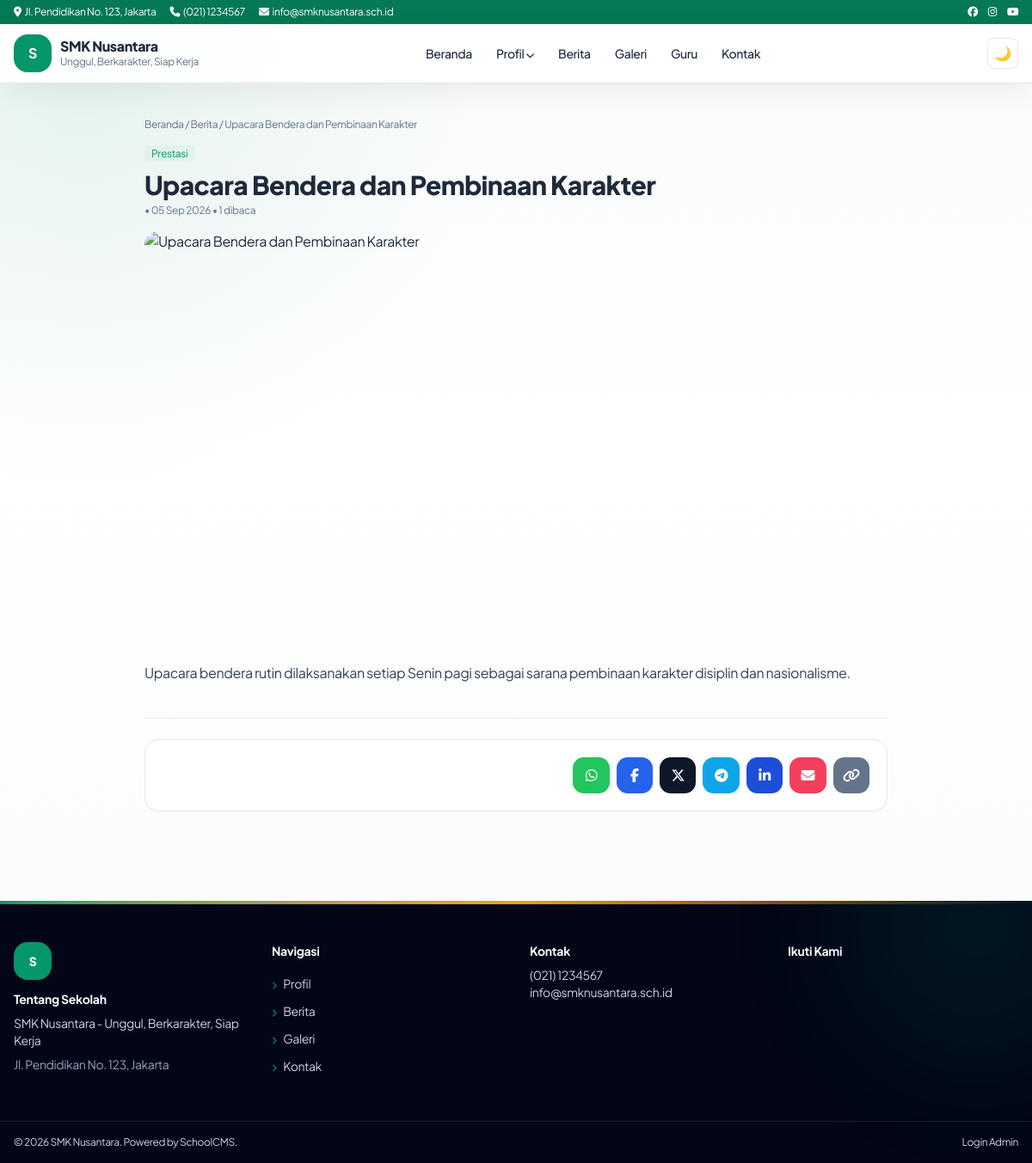
Page /berita/upacara-bendera on the committed database.
### tables this page shows
CREATE TABLE IF NOT EXISTS settings (
  id INT UNSIGNED AUTO_INCREMENT PRIMARY KEY,
  `key` VARCHAR(100) NOT NULL UNIQUE,
  `value` TEXT DEFAULT NULL,
  updated_at TIMESTAMP DEFAULT CURRENT_TIMESTAMP ON UPDATE CURRENT_TIMESTAMP
);

CREATE TABLE IF NOT EXISTS menu_items (
  id INT UNSIGNED AUTO_INCREMENT PRIMARY KEY,
  menu_id INT UNSIGNED NOT NULL,
  parent_id INT UNSIGNED DEFAULT NULL,
  label VARCHAR(150) NOT NULL,
  url VARCHAR(500) NOT NULL,
  target VARCHAR(20) DEFAULT '_self',
  sort_order INT DEFAULT 0,
  is_active TINYINT(1) DEFAULT 1,
  kind VARCHAR(20) NOT NULL DEFAULT 'link',
  mega_id INT UNSIGNED DEFAULT NULL,
  INDEX idx_menu_parent (menu_id, parent_id, sort_order),
  CONSTRAINT fk_mi_menu FOREIGN KEY (menu_id) REFERENCES menus(id) ON DELETE CASCADE,
  CONSTRAINT fk_mi_parent FOREIGN KEY (parent_id) REFERENCES menu_items(id) ON DELETE CASCADE
);

CREATE TABLE IF NOT EXISTS posts (
  id INT UNSIGNED AUTO_INCREMENT PRIMARY KEY,
  category_id INT UNSIGNED DEFAULT NULL,
  title VARCHAR(255) NOT NULL,
  slug VARCHAR(255) NOT NULL UNIQUE,
  excerpt VARCHAR(500) DEFAULT NULL,
  content MEDIUMTEXT DEFAULT NULL,
  featured_image VARCHAR(255) DEFAULT NULL,
  status ENUM('draft','published') DEFAULT 'draft',
  author_id INT UNSIGNED DEFAULT NULL,
  views INT UNSIGNED DEFAULT 0,
  published_at DATETIME DEFAULT NULL,
  created_at TIMESTAMP DEFAULT CURRENT_TIMESTAMP,
  updated_at TIMESTAMP DEFAULT CURRENT_TIMESTAMP ON UPDATE CURRENT_TIMESTAMP,
  deleted_at DATETIME DEFAULT NULL,
  INDEX idx_slug (slug),
  INDEX idx_status_date (status, published_at),
  CONSTRAINT fk_posts_cat FOREIGN KEY (category_id) REFERENCES categories(id) ON DELETE SET NULL,
  CONSTRAINT fk_posts_author FOREIGN KEY (author_id) REFERENCES users(id) ON DELETE SET NULL
);

CREATE TABLE IF NOT EXISTS categories (
  id INT UNSIGNED AUTO_INCREMENT PRIMARY KEY,
  name VARCHAR(150) NOT NULL,
  slug VARCHAR(180) NOT NULL UNIQUE,
  description VARCHAR(500) DEFAULT NULL,
  grid_style VARCHAR(30) NOT NULL DEFAULT 'cards-3',
  created_at TIMESTAMP DEFAULT CURRENT_TIMESTAMP,
  updated_at TIMESTAMP DEFAULT CURRENT_TIMESTAMP ON UPDATE CURRENT_TIMESTAMP,
  INDEX idx_slug (slug)
);

### core/Router.php (called while the page is built, shortened)
<?php
final class Router {
 public static function dispatch(): void {
  require ROOT . '/pages/router.php';
 }
}

### index.php (called while the page is built, shortened)
<?php
require __DIR__ . '/config/database.php';
Router::dispatch();

### core/Database.php (called while the page is built, shortened)
<?php
final class Database {
    private static ?PDO $pdo = null;
    public static function conn(): PDO {
        if (self::$pdo) return self::$pdo;
        $c = require dirname(__DIR__) . '/config/database.php';
        $dsn = "mysql:host={$c['host']};dbname={$c['name']};charset={$c['charset']}";
        self::$pdo = new PDO($dsn, $c['user'], $c['pass'], [
            PDO::ATTR_ERRMODE => PDO::ERRMODE_EXCEPTION,
            PDO::ATTR_DEFAULT_FETCH_MODE => PDO::FETCH_ASSOC,
            PDO::ATTR_EMULATE_PREPARES => false,
        ]);
        return self::$pdo;
    }
    public static function setting(string $key, string $def = ''): string {
        try {
            $s = self::conn()->prepare('SELECT `value` FROM settings WHERE `key`=?');
            $s->execute([$key]);
            return (string)($s->fetchColumn() ?? $def);
        } catch (Throwable) { return $def; }
    }
}

### core/Helper.php (called while the page is built, shortened)
<?php
final class Helper {
    public static function e(?string $v): string { return htmlspecialchars((string)$v, ENT_QUOTES, 'UTF-8'); }
    public static function url(string $p = ''): string { return rtrim(BASE_URL, '/') . '/' . ltrim($p, '/'); }
    public static function menuUrl(string $u): array {
        $u = trim($u);
        $low = strtolower($u);
        return [self::url(ltrim($u, '/')), '_self'];
    }
    public static function dummy(string $seed = '', int $w = 1200, int $h = 700): string {
        $pool = [
            'photo-1523050854058-8df90110c9f1',
            'photo-1509062522246-3755977927d7',
            'photo-1427504494785-3a9ca7044f45',
            'photo-1577896851231-70ef18881754',
            'photo-1580582932707-520aed937b7b',
            'photo-1524178232363-1fb2b075b655',
            'photo-1503676260728-1c00da094a0b',
            'photo-1541339907198-e08756dedf3f',
            'photo-1571260899304-425eee4c7efc',
            'photo-1594608661623-aa0bd3a69d98',
        ];
        $i = abs(crc32((string)$seed)) % count($pool);
        return 'https://images.unsplash.com/' . $pool[$i] . '?auto=format&fit=crop&w=' . $w . '&h=' . $h . '&q=70';
    }
    public static function cover(?string $file, string $seed = '', int $w = 1200, int $h = 700): string {
        $file = trim((string)$file);
        return self::dummy($seed ?: 'sekolah', $w, $h);
    }
    public static function tgl(string $d): string {
        $b = ['Jan'=>'Jan','Feb'=>'Feb','Mar'=>'Mar','Apr'=>'Apr','May'=>'Mei','Jun'=>'Jun','Jul'=>'Jul','Aug'=>'Agu','Sep'=>'Sep','Oct'=>'Okt','Nov'=>'Nov','Dec'=>'Des'];
        return strtr(date('d M Y', strtotime($d)), $b);
    }
}

### pages/news-detail.php (the view, shortened to what this page needs)
<?php
$st=$db->prepare("SELECT p.*,c.name cat,u.name author FROM posts p LEFT JOIN categories c ON c.id=p.category_id LEFT JOIN users u ON u.id=p.author_id WHERE p.slug=? AND p.status='published' LIMIT 1");
$st->execute([$slug??'']); $p=$st->fetch();
require ROOT.'/templates/frontend/header.php'; ?>
<?php $shareUrl=Helper::url('berita/'.$p['slug']);$shareText=$p['title'].' - '.Database::setting('school_name','Sekolah');$shareHeading=Database::setting('share_heading','Bagikan berita ini');$shareDescription=Database::setting('share_description','Sebarkan informasi kepada keluarga dan teman.'); ?>
<div class="max-w-4xl mx-auto px-4 py-10">
<nav class="text-xs text-slate-500 mb-3"><a href="<?= Helper::url() ?>">Beranda</a> / <a href="<?= Helper::url('berita') ?>">Berita</a> / <?= Helper::e($p['title']) ?></nav>
<span class="text-xs bg-emerald-100 text-emerald-700 px-2 py-0.5 rounded"><?= Helper::e($p['cat']??'Berita') ?></span>
<h1 class="text-3xl font-extrabold mt-2"><?= Helper::e($p['title']) ?></h1>
<p class="text-xs text-slate-500 mt-1"><?= Helper::e($p['author']??'') ?> • <?= Helper::tgl($p['published_at']??$p['created_at']) ?> • <?= (int)$p['views'] ?> dibaca</p>
<img src="<?= Helper::e(Helper::cover($p['featured_image']??'', 'berita-'.$p['slug'], 1200, 630)) ?>" alt="<?= Helper::e($p['title']) ?>" class="rounded-2xl mt-4 w-full aspect-[16/9] object-cover" loading="lazy">
<article class="prose max-w-none mt-4 text-slate-700 dark:text-slate-200"><?= $p['content'] ?></article>
<aside class="mt-10 border-t pt-6"><div class="rounded-2xl border bg-white dark:bg-slate-800 p-5 flex flex-col md:flex-row md:items-center gap-4"><div class="flex flex-wrap gap-2">
<a href="https://wa.me/?text=<?= rawurlencode($shareText.' '.$shareUrl) ?>" target="_blank" rel="noopener" class="share-btn bg-green-500" title="WhatsApp"><i class="fab fa-whatsapp"></i></a>
<a href="https://www.facebook.com/sharer/sharer.php?u=<?= rawurlencode($shareUrl) ?>" target="_blank" rel="noopener" class="share-btn bg-blue-600" title="Facebook"><i class="fab fa-facebook-f"></i></a>
<a href="https://twitter.com/intent/tweet?text=<?= rawurlencode($shareText) ?>&url=<?= rawurlencode($shareUrl) ?>" target="_blank" rel="noopener" class="share-btn bg-slate-900" title="X / Twitter"><i class="fab fa-x-twitter"></i></a>
<a href="https://t.me/share/url?url=<?= rawurlencode($shareUrl) ?>&text=<?= rawurlencode($shareText) ?>" target="_blank" rel="noopener" class="share-btn bg-sky-500" title="Telegram"><i class="fab fa-telegram-plane"></i></a>
<a href="https://www.linkedin.com/sharing/share-offsite/?url=<?= rawurlencode($shareUrl) ?>" target="_blank" rel="noopener" class="share-btn bg-blue-700" title="LinkedIn"><i class="fab fa-linkedin-in"></i></a>
<a href="mailto:?subject=<?= rawurlencode($shareText) ?>&body=<?= rawurlencode($shareUrl) ?>" class="share-btn bg-rose-500" title="Email"><i class="fa fa-envelope"></i></a>
<button type="button" class="share-btn bg-slate-500" data-copy-url="<?= Helper::e($shareUrl) ?>" title="Salin tautan"><i class="fa fa-link"></i></button>
</div></div></aside>
</div>
<?php require ROOT.'/templates/frontend/footer.php'; ?>

### templates/frontend/navbar.php (shortened to what this page needs)
<?php
$top_addr = Database::setting('address','Jl. Pendidikan No.123');
$top_phone = Database::setting('phone','(021) 1234567');
$top_email = Database::setting('email','info@sekolah.sch.id');
$school = Database::setting('school_name','SMK Nusantara');
$tagline = Database::setting('tagline','Unggul, Berkarakter');
$logo = Database::setting('logo','');
try {
$db = Database::conn();
$mm = $db->query("SELECT * FROM menus WHERE location='primary' LIMIT 1")->fetch();
$items = [];
if ($mm) {
  $st = $db->prepare("SELECT * FROM menu_items WHERE menu_id=? AND is_active=1 ORDER BY sort_order");
  $st->execute([$mm['id']]); $items = $st->fetchAll();
}
} catch (Throwable) { $items=[]; $mega=[]; }
function menuTree($items,$parent=null){ $o=[]; foreach($items as $i){ if(($i['parent_id']??null)==$parent) $o[]=$i; } return $o; }
function menuLink($u,$forceTarget=null){ [$href,$t]=Helper::menuUrl($u); $t=$forceTarget?:$t; return 'href="'.Helper::e($href).'"'.($t==='_blank'?' target="_blank" rel="noopener noreferrer"':''); }
?>
<div class="bg-emerald-700 text-white text-xs hidden md:block"><div class="max-w-7xl mx-auto px-4 py-1.5 flex justify-between">
<div class="flex gap-4"><span><i class="fa fa-location-dot mr-1"></i><?= Helper::e($top_addr) ?></span><span><i class="fa fa-phone mr-1"></i><?= Helper::e($top_phone) ?></span><span><i class="fa fa-envelope mr-1"></i><?= Helper::e($top_email) ?></span></div>
<div class="flex gap-3"><a href="#" aria-label="Facebook"><i class="fab fa-facebook"></i></a><a href="#" aria-label="Instagram"><i class="fab fa-instagram"></i></a><a href="#" aria-label="Youtube"><i class="fab fa-youtube"></i></a></div>
</div></div>
<header id="mainNav" class="sticky top-0 z-50 bg-white/90 dark:bg-slate-900/90 backdrop-blur border-b transition">
<div class="max-w-7xl mx-auto px-4 py-3 flex items-center justify-between gap-3">
<a href="<?= Helper::url() ?>" class="flex items-center gap-2.5"><span class="w-11 h-11 rounded-xl bg-emerald-600 text-white grid place-items-center font-bold overflow-hidden shadow-sm"><?php if($logo): ?><img src="<?= Helper::upload($logo) ?>" alt="Logo <?= Helper::e($school) ?>" class="w-full h-full object-contain bg-white p-1"><?php else: ?><?= Helper::e(mb_substr($school,0,1)) ?><?php endif; ?></span><span><span class="block font-extrabold leading-tight"><?= Helper::e($school) ?></span><span class="block text-xs text-slate-500"><?= Helper::e($tagline) ?></span></span></a>
<nav class="hidden lg:flex items-center gap-1 text-sm font-medium" id="deskMenu">
<?php foreach(menuTree($items) as $m): $ch=menuTree($items,$m['id']); $hasMega=false;
if(!$hasMega){ foreach($mega as $g){ if(($g['label']??'')===$m['label']) $hasMega=$g; } } ?>
<?php if($hasMega): $cols=json_decode($hasMega['columns_json']??'[]',true)?:[]; ?>
<div class="relative group"><button class="px-3 py-2 rounded-lg hover:bg-emerald-50"><?= Helper::e($m['label']) ?> <i class="fa fa-chevron-down text-[10px]"></i></button>
<div class="absolute left-1/2 -translate-x-1/2 top-full pt-2 opacity-0 invisible group-hover:opacity-100 group-hover:visible transition"><div class="bg-white dark:bg-slate-800 rounded-2xl shadow-xl border p-6 grid grid-cols-3 gap-6 w-[640px]">
<?php foreach($cols as $c): ?><div><p class="font-bold text-xs uppercase text-emerald-700 mb-2"><?= Helper::e($c['title']??'') ?></p><?php foreach($c['links']??[] as $l): ?><a href="<?= Helper::e($l['url']??'#') ?>" class="block py-1 text-slate-600 dark:text-slate-300 hover:text-emerald-600"><?= Helper::e($l['label']??'') ?></a><?php endforeach; ?></div><?php endforeach; ?>
</div></div></div>
<?php elseif($ch): ?><div class="relative group"><a <?= menuLink($m['url'],$m['target']??null) ?> class="px-3 py-2 rounded-lg hover:bg-emerald-50 inline-block"><?= Helper::e($m['label']) ?> <i class="fa fa-chevron-down text-[10px]"></i></a>
</div>
<?php else: ?><a <?= menuLink($m['url'],$m['target']??null) ?> class="px-3 py-2 rounded-lg hover:bg-emerald-50"><?= Helper::e($m['label']) ?></a><?php endif; ?><?php endforeach; ?>
</nav>
<div class="flex items-center gap-2"><button id="darkBtn" class="w-9 h-9 rounded-lg border grid place-items-center" aria-label="Tema"></button></div>
</div>
</header>

### templates/frontend/footer.php (shortened to what this page needs)
</main>
<?php $ft = Database::setting('footer_text','SMK Nusantara'); $pw = Database::setting('powered_by','Powered by SchoolCMS');
try { $fm = Database::conn()->query("SELECT * FROM menus WHERE location='footer' LIMIT 1")->fetch(); $fitems = [];
if ($fm) { $fs = Database::conn()->prepare("SELECT * FROM menu_items WHERE menu_id=? AND is_active=1 ORDER BY sort_order"); $fs->execute([$fm['id']]); $fitems = $fs->fetchAll(); } } catch (Throwable) { $fitems = []; }
if (!$fitems) $fitems = [['label'=>'Profil','url'=>'/profil'],['label'=>'Berita','url'=>'/berita'],['label'=>'Galeri','url'=>'/galeri'],['label'=>'Kontak','url'=>'/kontak']]; ?>
<footer class="relative overflow-hidden bg-slate-950 text-slate-300 mt-16">
<div class="absolute inset-x-0 top-0 h-1 bg-gradient-to-r from-emerald-600 via-amber-500 to-emerald-600"></div>
<div class="absolute -top-32 -right-24 w-80 h-80 rounded-full bg-emerald-600/10 blur-3xl pointer-events-none"></div>
<div class="max-w-7xl mx-auto px-4 py-12 grid md:grid-cols-4 gap-8 text-sm">
<div><span class="inline-flex w-11 h-11 rounded-xl bg-emerald-600 text-white items-center justify-center font-extrabold mb-3"><?= Helper::e(mb_substr(Database::setting('school_name','S'),0,1)) ?></span><h4 class="font-bold text-white mb-2">Tentang Sekolah</h4><p><?= Helper::e(Database::setting('school_name','SMK Nusantara')) ?> - <?= Helper::e(Database::setting('tagline','')) ?></p><p class="mt-2 text-slate-400"><?= Helper::e(Database::setting('address','')) ?></p></div>
<div><h4 class="font-bold text-white mb-3">Navigasi</h4><?php foreach($fitems as $fi): [$fhref,$ftgt]=Helper::menuUrl($fi['url']); ?><a href="<?= Helper::e($fhref) ?>"<?= $ftgt==='_blank'?' target="_blank" rel="noopener noreferrer"':'' ?> class="block py-1.5 hover:text-white hover:translate-x-1"><i class="fa fa-chevron-right text-[9px] text-emerald-500 mr-2"></i><?= Helper::e($fi['label']) ?></a><?php endforeach; ?></div>
<div><h4 class="font-bold text-white mb-2">Kontak</h4><p><?= Helper::e(Database::setting('phone','')) ?></p><p><?= Helper::e(Database::setting('email','')) ?></p></div>
<div><h4 class="font-bold text-white mb-3">Ikuti Kami</h4></div>
</div>
<div class="border-t border-white/10"><div class="max-w-7xl mx-auto px-4 py-4 flex flex-col md:flex-row justify-between text-xs gap-2">
<span>&copy; <?= date('Y') ?> <?= Helper::e($ft) ?>. <?= Helper::e($pw) ?>.</span>
<a href="<?= Helper::url('admin/login') ?>" target="_blank" rel="noopener noreferrer" class="hover:text-white">Login Admin</a>
</div></div>
</footer>
</body></html>

### assets/css/style.css (style rules this page uses)
:root { --font-body:"Plus Jakarta Sans",system-ui,-apple-system,"Segoe UI",sans-serif }
html,body,input,select,textarea,button { font-family:var(--font-body)!important }
h1,h2,h3,h4 { font-family:var(--font-body)!important;letter-spacing:-.02em;font-weight:800 }
img { max-width:100% }

### pages/news-detail.php (style rules this page uses)
.share-btn { width:2.65rem;height:2.65rem;border-radius:.8rem;color:#fff;display:grid;place-items:center;transition:.2s }

### rows in the picture
settings: value "Jl. Pendidikan No. 123, Jakarta"
settings: value "(021) 1234567"
settings: value "info@smknusantara.sch.id"
settings: value "S", value "SMK Nusantara"
settings: value "Unggul, Berkarakter, Siap Kerja"
menu_items: label "Beranda"
menu_items: label "Profil"
menu_items: label "Berita"
menu_items: label "Galeri"
menu_items: label "Guru"
menu_items: label "Kontak"
posts: title "Upacara Bendera dan Pembinaan Karakter", category.name "Prestasi", published_at "05 Sep 2026", views "1", content "Upacara bendera rutin dilaksanakan setiap Senin pagi sebagai sarana pembinaan karakter disiplin dan nasionalisme."
menu_items: label "Profil"
menu_items: label "Berita"
menu_items: label "Galeri"
menu_items: label "Kontak"
settings: value "SMK Nusantara"
settings: value "Powered by SchoolCMS"
